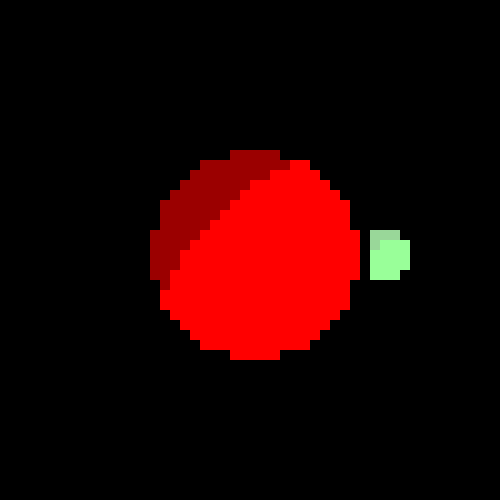
Frame 1 (no input)
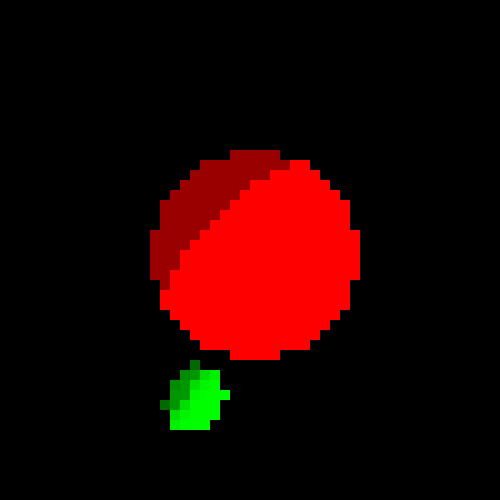
Frame 60 (no input)
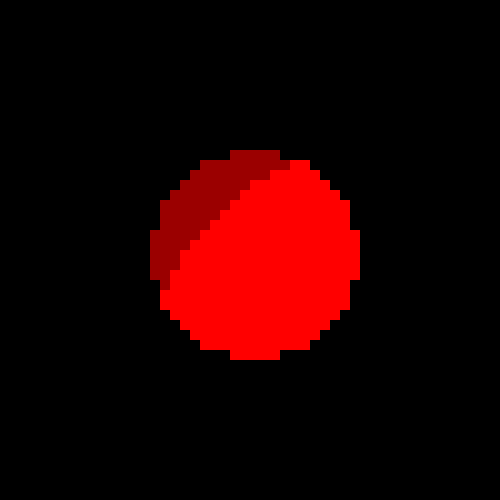
Frame 120 (the mouse pressed at the canvas centre since frame 60)

The p5.js sketch that drew these frames (run headless with seeded random() and noise() and a simulated clock; from frame 60 on, the mouse is pressed at the canvas centre):

// p5.js sketch
// ── sketch.js

var myScene;

function setup() {
	createCanvas(500,500);

	// construct camera
	var cameraOrigin = new point3D(0, 0, 100);
	var cameraDirection = new point3D(0, 0, -1);
	var screenDirection = new point3D(1, 0, 0);
	var cameraDefinition = width/10;
	var camZoom = 2/cameraDefinition;
	var myCamera = new customCamera(cameraOrigin, cameraDirection, cameraDefinition, 
									screenDirection, camZoom);

	// construct light source
	var myLight = new point3D(200, 200, 70);
	
	// construct scene
	myScene = new scene(myCamera, myLight);

	// construct sample space inside myScene
	var sphCenter = new point3D(0,0,0);
	var sphRadius = 40;
	var sphColor = new customColor(255, 0, 0, 1);
	myScene.innerSpace.addSphere(sphCenter, sphRadius, sphColor)
	
	sphCenter = new point3D(50,0,0);
	sphRadius = 10;
	sphColor = new customColor(0, 255, 0, 0.4);
	myScene.innerSpace.addSphere(sphCenter, sphRadius, sphColor)
	
}

function draw() {
	myScene.render();
	//console.log(frameRate())

	myScene.littleAnimation();
	
}

// ── customCamera.js

// this class is the camera object in the scene
// it renders the space3D with the ray marching algorithm

// point3D origin and direction
// int definition, number of rays is Def x Def
function customCamera(origin, direction, definition,
						dirX, myZoom) {
	this.origin = origin;
	this.direction = direction;
	this.definition = definition;
	this.pixelScope = 0.1; // double pixelScope, differente in angle amogst rays
	
	var zoom = myZoom;
	this.dirX = dirX.multiply(zoom);
	var dirY = dirX.crossProduct(direction).multiply(zoom);

	this.takePicture = function() {
		var sc = new screen(definition, definition);

		//console.log('Taking Picture');
		
		for (var i=0; i<definition; i++) {
			
			var I = i - definition/2;

			// progress bar
			//if (100.0*(i+1)/definition%20 == 0) console.log('Loading: ' + 100.0*(i+1)/definition + '%');
			
			sc.pixel[i] = []
			
			for (var j=0; j<definition; j++) {

				var J = j - definition/2;

				var dir = new point3D(0,0,0);
				dir.x = this.direction.x;
				dir.y = this.direction.y;
				dir.z = this.direction.z;
				
				dir.x += I*this.dirX.x + J*dirY.x;
				dir.y += I*this.dirX.y + J*dirY.y;
				dir.z += I*this.dirX.z + J*dirY.z;

				var rayDir = new ray(this.origin, dir);

				sc.pixel[i][j] = rayDir.endingColor();
			}
		}

		return sc;
	}

}
// ── customColor.js
// this is a simple color struct in RGBA mode

function customColor(r, g, b, a) {
	this.red = r; // 0 to 255
	this.green = g;
	this.blue = b;	
	this.alpha = a; // 0 to 1

	this.add = function(col) {
		this.red += col.red;
		this.green += col.green;
		this.blue += col.blue;
		this.alpha += col.alpha;

		if (this.red >= 256) this.red = 255;
		if (this.green >= 256) this.green = 255;
		if (this.blue >= 256) this.blue = 255;
		if (this.alpha >= 1) this.alpha = 1;

		if (this.red < 0) this.red = 0;
		if (this.green < 0) this.green = 0;
		if (this.blue < 0) this.blue = 0;
		if (this.alpha < 0) this.alpha = 0;
	}
}
// ── customSphere.js

// this is a sphere class mainly for testing the shader renderer

// point3D center, int radius 
function customSphere(center, radius, sphColor) {
	this.center = center;
	this.radius = radius;
	this.sphColor = sphColor;


	this.distanceFrom = function(cP) {
		var c = this.center;
		var d1 = Math.sqrt( (cP.x-c.x)*(cP.x-c.x) + (cP.y-c.y)*(cP.y-c.y) + (cP.z-c.z)*(cP.z-c.z) );

		return d1-this.radius;
	}
}
// ── point3D.js
// this is a very simple point3D struct
// in some cases it will also represent a 3D vector in space

function point3D(x, y, z) {
	this.x = x;
	this.y = y;
	this.z = z;

	this.norma = function() {
		var x = this.x;
		var y = this.y;
		var z = this.z;

		return Math.sqrt(x*x + y*y + z*z);
	}

	this.multiply = function(a) {
		var x = this.x*a;
		var y = this.y*a;
		var z = this.z*a;

		return new point3D(x, y, z);
	}

	this.add = function(a) {
		var x = this.x + a.x;
		var y = this.y + a.y;
		var z = this.z + a.z;

		return new point3D(x, y, z);
	}

	this.directionTo = function(pointB) {
		var x = pointB.x - this.x;
		var y = pointB.y - this.y;
		var z = pointB.z - this.z;
	
		var P = new point3D(x, y, z);
		var nor = P.norma();
		P.x /= nor;
		P.y /= nor;
		P.z /= nor;

		return P;
	}

	this.crossProduct = function(a) {
		var x = this.y*a.z - this.z*a.y;
		var y = this.z*a.x - this.x*a.z;
		var z = this.x*a.y - this.y*a.x;
		
		var P = new point3D(x, y, z);
		var nor = P.norma();
		P.x /= nor;
		P.y /= nor;
		P.z /= nor;

		return P;
	}

	this.vectorTo = function(a) {
		var x = a.x - this.x;
		var y = a.x - this.x;
		var z = a.x - this.x;

		return new point3D(x, y, z);
	}
}
// ── ray.js

// this is the ray object that is called from camera
// in contains the ray tracing algorithm

// point3d origin, point3D dir
function ray(or, dir) {
	var origin = or;
	var direction = dir;

	var EPSILON = 0.0001;
	var max_iterations = 30;

	var endPosition = -1;
	var endColor = new customColor(0,0,0,1);

	this.endingColor = function() {
		var norma = direction.norma();
		direction.x /= norma;
		direction.y /= norma;
		direction.z /= norma;
		
		rayMarch(or, direction, 0);

		var endColorNow = new customColor(endColor.red, endColor.green,
											endColor.blue, endColor.alpha);
		if (endPosition != -1) {
			// i have converged, therefore collided 
			var x = isLitten(endPosition);

			if(!x) {
				endColorNow.add(new customColor(-100, -100, -100, 0));
			}
		}
		return endColorNow;
	}

	function isLitten(pos) {
		/*
		var lightDir = pos.directionTo(myScene.lightSource);

		console.log(myScene.innerSpace.closestObject(pos));
		var v = closestIntersectingSphere(pos, lightDir);

		if (v == -1) return true;
		return false;
		*/
		
		var lightDir = pos.directionTo(myScene.lightSource);
		
		endPosition = -1;
		pos = pos.add(lightDir);

		rayMarch(pos, lightDir, 0);
		if (endPosition == -1) return true;
		return false;
	}

	function rayMarch(currentPosition, dir, iterations) {
		if (iterations > max_iterations) return;

		var r = myScene.innerSpace.safeRadius(currentPosition);
		
		if (abs(r) < EPSILON) {
			var sph = myScene.innerSpace.closestObject(currentPosition);
			endColor = sph.sphColor;
			endPosition = currentPosition;
			return;
		}

		var newPosition = new point3D(0,0,0);
		newPosition.x = currentPosition.x + dir.x*r;
		newPosition.y = currentPosition.y + dir.y*r;
		newPosition.z = currentPosition.z + dir.z*r;

		var r = myScene.innerSpace.safeRadius(newPosition);
	
		rayMarch(newPosition, dir, iterations+1)
	}

	function closestIntersectingSphere(origin, direction) {
		return myScene.innerSpace.closestIntersectingSphere(origin, direction);
	}

}
// ── scene.js

// this class puts together all other, a scene consists in a space3D, a camera
// and maybe later a light source

function scene(myCam, myLight) {
	this.innerSpace = new space3D();
	var innerCamera = myCam;
	this.lightSource = myLight;

	this.render = function() {
		var sc = innerCamera.takePicture();
		sc.draw();
	}

	this.addCamera = function(origin, direction, definition) {
		innerCamera = new customCamera(origin, direction, definition);
	}

	this.littleAnimation = function() {
		this.innerSpace.move1Circle(frameCount/30);
	}
}
// ── screen.js
// this class represents the 2D screen after rendering

function screen(wid, hei) {
	var scWidth = wid;
	var scHeight = hei;
	
	this.pixel = [];


	this.draw = function() {
		var rectW = width/scWidth;
		var rectH = height/scHeight;
	
		for (var i=0; i<this.pixel.length; i++) {
			for (var j=0; j<this.pixel[i].length; j++) {
				var r = this.pixel[i][j].red;
				var g = this.pixel[i][j].green;
				var b = this.pixel[i][j].blue;
				var a = this.pixel[i][j].alpha;

				fill('rgba('+r+','+g+','+b+','+a+')');
				noStroke();

				rect(i*rectW, j*rectH, rectW, rectH);

			}
		}

	}
}
// ── space3D.js

// this class represents 3D space before being rendered onto a screen

function space3D() {
	var objects = []; // public, for now spheres


	this.addSphere = function(origin, radius, sphColor) {
		objects.push(new customSphere(origin, radius, sphColor));
	}

	this.safeRadius = function(cP) {
		var d = 1e9;
		for (var i=0; i<objects.length; i++) {	
			d = min(d, objects[i].distanceFrom(cP));
		}

		return d;
	}

	this.closestObject = function(cP) {
		var d = this.safeRadius(cP);
		for (var i=0; i<objects.length; i++) {	
			if (objects[i].distanceFrom(cP) == d) return objects[i];
		}

		return -1;
	}

	this.closestIntersectingSphere = function(ori, dir) {
		var secondPoint = ori.add(dir.multiply(10));
		var minIndex = -1, minDist = 1e9;
		for (var i=0; i<objects.length; i++) {

			var s = ori.vectorTo(objects[i].center);
			var d = dir.crossProduct(s).norma() / dir.norma();
			
			d -= objects[i].radius;

			var dist = sqrt((ori.x - objects[i].center.x)*(ori.x - objects[i].center.x) +
						(ori.y - objects[i].center.y)*(ori.y - objects[i].center.y) + 
						(ori.z - objects[i].center.z)*(ori.z - objects[i].center.z));

			if (d < 0 && dist < minDist) {
				minIndex = i;
				minDist = dist;

				console.log(i);
			}
		}
		if (minIndex == -1) return -1;
		return objects[minIndex];
	}

	this.move1Circle = function(a) {
		objects[1].center.x = 50*cos(a);
		objects[1].center.y = 50*sin(a);
		objects[1].center.z = 50*sin(a+0.8);
		objects[1].sphColor.alpha = 0.5 + 0.5*sin(a + 0.8);
	}

}
